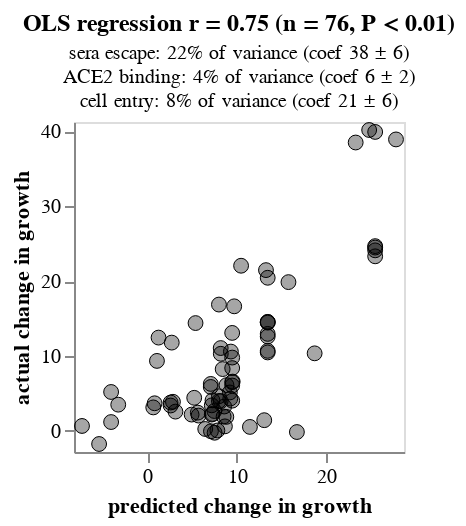

Source (notebook cell):
### Markdown cell above
## Multiple least squares regression of changes growth versus DMS phenotypes for clade pairs
Regress change in growth rate for each clade pair versus change in DMS phenotypes.
Do this for several different options of mutations to toggle, etc.

We also show a P-values for the correlation exceeding that with the randomized DMS data in the plot title.

### Code cell
def ols_unique_var_explained(var_endog, vars, df, full_r2):
    """Get unique variance explained by fitting model after removing each variable.

    https://blog.minitab.com/en/adventures-in-statistics-2/how-to-identify-the-most-important-predictor-variables-in-regression-models
    
    """
    unique_var = {}
    for vremove in vars:
        vremove_ols_model = statsmodels.api.OLS(
            endog=df[[var_endog]],
            exog=statsmodels.api.add_constant(df[[v for v in vars if v != vremove]].astype(float)),
        )
        vremove_res_ols = vremove_ols_model.fit()
        unique_var[vremove] = full_r2 - vremove_res_ols.rsquared
    return unique_var

ols_df = pango_pair_dms_growth_df.copy()
n = len(ols_df)

# https://www.einblick.ai/python-code-examples/ordinary-least-squares-regression-statsmodels/
ols_model = statsmodels.api.OLS(
    endog=ols_df[["change_in_growth_rate"]],
    exog=statsmodels.api.add_constant(ols_df[phenotypes].astype(float)),
)
res_ols = ols_model.fit()
ols_df = ols_df.assign(predicted_change_in_growth_rate=res_ols.predict())
r2 = res_ols.rsquared
r = math.sqrt(r2)
unique_var = ols_unique_var_explained("change_in_growth_rate", phenotypes, ols_df, r2)

# now do randomized fits
ols_df_rand = pango_pair_dms_growth_df_rand.copy()
rand_rs = []
for _, ols_df_rand_i in ols_df_rand.groupby("randomization"):
    ols_model_rand_i = statsmodels.api.OLS(
        endog=ols_df_rand_i[["change_in_growth_rate"]],
        exog=statsmodels.api.add_constant(ols_df_rand_i[phenotypes].astype(float)),
    )
    res_ols_rand_i = ols_model_rand_i.fit()
    rand_rs.append(math.sqrt(res_ols_rand_i.rsquared))
n_ge = sum(rand_r >= r for rand_r in rand_rs)
if n_ge:
    p_str = f"P = {n_ge / len(rand_rs)}"
else:
    p_str = f"P < {1 / len(rand_rs)}"
print(f"For randomized DMS data, {p_str}: {n_ge} of {len(rand_rs)} have r >= observed value of {r:.3f}")

subtitle = [
    # https://stackoverflow.com/a/53966201
    f"{p}: {unique_var[p] * 100:.0f}% of variance (coef {res_ols.params[p]:.0f} \u00B1 {res_ols.bse[p]:.0f})"
    for p in phenotypes
]

ols_chart = (
    alt.Chart(ols_df)
    .add_params(clade_selection)
    .encode(
        alt.X(
            "predicted_change_in_growth_rate",
            title="predicted change in growth",
            scale=alt.Scale(nice=False, padding=4),
        ),
        alt.Y(
            "change_in_growth_rate",
            title="actual change in growth",
            scale=alt.Scale(nice=False, padding=4),
        ),
        size=alt.condition(clade_selection, alt.value(90), alt.value(55)),
        strokeWidth=alt.condition(clade_selection, alt.value(2), alt.value(0.5)),
        stroke=alt.condition(clade_selection, alt.value("red"), alt.value("black")),
        tooltip=tooltips,
    )
    .mark_circle(strokeOpacity=1, fillOpacity=0.35, fill="black", stroke="black")
    .properties(
        width=165,
        height=165,
        title=alt.TitleParams(
            f"OLS regression r = {r:.2f} (n = {n}, {p_str})",
            subtitle=subtitle,
            fontSize=12,
            subtitleFontSize=10,
        ),
    )
    .configure_axis(grid=False)
)

display(ols_chart)

### Figure 1 — Vega-Lite specification as saved in the notebook (floating-point values rounded to 4 significant figures)
{"config": {"view": {"continuousWidth": 300, "continuousHeight": 300}, "axis": {"grid": false}}, "data": {"name": "data-a69e049f2079c6af9dd26092c922f922"}, "mark": {"type": "circle", "fill": "black", "fillOpacity": 0.35, "stroke": "black", "strokeOpacity": 1}, "encoding": {"size": {"condition": {"param": "param_1", "value": 90, "empty": false}, "value": 55}, "stroke": {"condition": {"param": "param_1", "value": "red", "empty": false}, "value": "black"}, "strokeWidth": {"condition": {"param": "param_1", "value": 2, "empty": false}, "value": 0.5}, "tooltip": [{"field": "clade", "type": "nominal"}, {"field": "parent", "type": "nominal"}, {"field": "date", "type": "nominal"}, {"field": "spike_new_muts", "type": "nominal"}, {"field": "nonspike_new_muts", "type": "nominal"}, {"field": "change_in_growth_rate", "format": ".0f", "type": "quantitative"}, {"field": "growth_rate", "format": ".0f", "type": "quantitative"}, {"field": "parent_growth_rate", "format": ".0f", "type": "quantitative"}, {"field": "n_sequences", "type": "quantitative"}, {"field": "parent_n_sequences", "type": "quantitative"}], "x": {"field": "predicted_change_in_growth_rate", "scale": {"nice": false, "padding": 4}, "title": "predicted change in growth", "type": "quantitative"}, "y": {"field": "change_in_growth_rate", "scale": {"nice": false, "padding": 4}, "title": "actual change in growth", "type": "quantitative"}}, "height": 165, "params": [{"name": "param_1", "select": {"type": "point", "fields": ["clade"], "on": "mouseover"}}], "title": {"text": "OLS regression r = 0.75 (n = 76, P < 0.01)", "fontSize": 12, "subtitle": ["sera escape: 22% of variance (coef 38 ± 6)", "ACE2 binding: 4% of variance (coef 6 ± 2)", "cell entry: 8% of variance (coef 21 ± 6)"], "subtitleFontSize": 10}, "width": 165, "$schema": "https://vega.github.io/schema/vega-lite/v5.8.0.json", "datasets": {"data-a69e049f2079c6af9dd26092c922f922": [{"clade": "XBB.1", "parent": "XBB", "date": "2022-10-03", "n_new_spike_muts": 1, "spike_new_muts": "G252V", "nonspike_new_muts": "", "growth_rate": 1.205, "n_sequences": 17510, "parent_growth_rate": -0.9367, "parent_n_sequences": 1650, "change_in_growth_rate": 2.141, "sera escape": -0.0716, "ACE2 binding": 0.02517, "cell entry": -0.03082, "predicted_change_in_growth_rate": 4.971}, {"clade": "XBB.2", "parent": "XBB", "date": "2022-10-15", "n_new_spike_muts": 1, "spike_new_muts": "D253G", "nonspike_new_muts": "", "growth_rate": 0.2068, "n_sequences": 1353, "parent_growth_rate": -0.9367, "parent_n_sequences": 1650, "change_in_growth_rate": 1.144, "sera escape": -0.2303, "ACE2 binding": -0.1234, "cell entry": -0.1294, "predicted_change_in_growth_rate": -4.05}, {"clade": "XBB.1.4", "parent": "XBB.1", "date": "2022-11-06", "n_new_spike_muts": 1, "spike_new_muts": "T883I", "nonspike_new_muts": "ORF8:G8*", "growth_rate": 5.168, "n_sequences": 519, "parent_growth_rate": 1.205, "parent_n_sequences": 17510, "change_in_growth_rate": 3.964, "sera escape": 0.07632, "ACE2 binding": -0.1625, "cell entry": -0.1008, "predicted_change_in_growth_rate": 8.03}, {"clade": "XBB.1.5", "parent": "XBB.1", "date": "2022-11-08", "n_new_spike_muts": 1, "spike_new_muts": "S486P", "nonspike_new_muts": "ORF8:G8*", "growth_rate": 25.31, "n_sequences": 156404, "parent_growth_rate": 1.205, "parent_n_sequences": 17510, "change_in_growth_rate": 24.1, "sera escape": 0.2269, "ACE2 binding": 0.5783, "cell entry": 0.247, "predicted_change_in_growth_rate": 25.54}, {"clade": "XBB.1.16", "parent": "XBB.1", "date": "2023-03-05", "n_new_spike_muts": 3, "spike_new_muts": "K478R; S486P; E180V", "nonspike_new_muts": "ORF1a:L3829F; ORF1b:D1746Y; ORF8:G8*; ORF9b:I5T; ORF9b:N55S", "growth_rate": 40.14, "n_sequences": 25010, "parent_growth_rate": 1.205, "parent_n_sequences": 17510, "change_in_growth_rate": 38.94, "sera escape": 0.2303, "ACE2 binding": 0.5619, "cell entry": 0.3594, "predicted_change_in_growth_rate": 27.87}, {"clade": "XBB.1.22", "parent": "XBB.1", "date": "2023-03-19", "n_new_spike_muts": 1, "spike_new_muts": "S486P", "nonspike_new_muts": "ORF8:G8*; ORF9b:I5T", "growth_rate": 41.14, "n_sequences": 417, "parent_growth_rate": 1.205, "parent_n_sequences": 17510, "change_in_growth_rate": 39.94, "sera escape": 0.2269, "ACE2 binding": 0.5783, "cell entry": 0.247, "predicted_change_in_growth_rate": 25.54}, {"clade": "XBB.1.42", "parent": "XBB.1", "date": "2023-05-31", "n_new_spike_muts": 2, "spike_new_muts": "S486P; Q613H", "nonspike_new_muts": "ORF1a:T4175I; ORF8:G8*; ORF9b:I5T", "growth_rate": 41.4, "n_sequences": 447, "parent_growth_rate": 1.205, "parent_n_sequences": 17510, "change_in_growth_rate": 40.2, "sera escape": 0.2078, "ACE2 binding": 0.1534, "cell entry": 0.3785, "predicted_change_in_growth_rate": 24.87}, {"clade": "XBB.1.4.1", "parent": "XBB.1.4", "date": "2022-11-25", "n_new_spike_muts": 1, "spike_new_muts": "S673G", "nonspike_new_muts": "", "growth_rate": 3.376, "n_sequences": 1455, "parent_growth_rate": 5.168, "parent_n_sequences": 519, "change_in_growth_rate": -1.792, "sera escape": 0.01171, "ACE2 binding": 0.3172, "cell entry": -0.7797, "predicted_change_in_growth_rate": -5.396}, {"clade": "XBB.1.5.1", "parent": "XBB.1.5", "date": "2023-01-28", "n_new_spike_muts": 1, "spike_new_muts": "T573I", "nonspike_new_muts": "", "growth_rate": 29.25, "n_sequences": 3285, "parent_growth_rate": 25.31, "parent_n_sequences": 156404, "change_in_growth_rate": 3.938, "sera escape": -0.02976, "ACE2 binding": -0.07144, "cell entry": 0.07914, "predicted_change_in_growth_rate": 8.229}, {"clade": "XBB.1.5.2", "parent": "XBB.1.5", "date": "2023-01-29", "n_new_spike_muts": 2, "spike_new_muts": "K147I; T284I", "nonspike_new_muts": "", "growth_rate": 27.32, "n_sequences": 975, "parent_growth_rate": 25.31, "parent_n_sequences": 156404, "change_in_growth_rate": 2.008, "sera escape": -0.02996, "ACE2 binding": -0.2448, "cell entry": 0.01103, "predicted_change_in_growth_rate": 5.745}, {"clade": "XBB.1.5.4", "parent": "XBB.1.5", "date": "2023-02-10", "n_new_spike_muts": 1, "spike_new_muts": "T883I", "nonspike_new_muts": "", "growth_rate": 29.9, "n_sequences": 2023, "parent_growth_rate": 25.31, "parent_n_sequences": 156404, "change_in_growth_rate": 4.592, "sera escape": 0.07632, "ACE2 binding": -0.1625, "cell entry": -0.1008, "predicted_change_in_growth_rate": 8.03}, {"clade": "XBB.1.5.5", "parent": "XBB.1.5", "date": "2023-02-10", "n_new_spike_muts": 1, "spike_new_muts": "K1181I", "nonspike_new_muts": "ORF1a:S2246L", "growth_rate": 29.69, "n_sequences": 1054, "parent_growth_rate": 25.31, "parent_n_sequences": 156404, "change_in_growth_rate": 4.385, "sera escape": -0.003512, "ACE2 binding": 0.04976, "cell entry": -0.1511, "predicted_change_in_growth_rate": 5.261}, {"clade": "XBB.1.5.10", "parent": "XBB.1.5", "date": "2023-02-10", "n_new_spike_muts": 1, "spike_new_muts": "F456L", "nonspike_new_muts": "ORF1b:A1643V", "growth_rate": 37.89, "n_sequences": 2176, "parent_growth_rate": 25.31, "parent_n_sequences": 156404, "change_in_growth_rate": 12.58, "sera escape": 0.2001, "ACE2 binding": -0.3013, "cell entry": -0.02328, "predicted_change_in_growth_rate": 13.5}, {"clade": "XBB.1.5.12", "parent": "XBB.1.5", "date": "2023-02-19", "n_new_spike_muts": 1, "spike_new_muts": "T323I", "nonspike_new_muts": "", "growth_rate": 28.78, "n_sequences": 2303, "parent_growth_rate": 25.31, "parent_n_sequences": 156404, "change_in_growth_rate": 3.467, "sera escape": -0.137, "ACE2 binding": -0.1482, "cell entry": -0.257, "predicted_change_in_growth_rate": -3.253}, {"clade": "XBB.1.5.25", "parent": "XBB.1.5", "date": "2023-03-18", "n_new_spike_muts": 1, "spike_new_muts": "K97T", "nonspike_new_muts": "", "growth_rate": 25.8, "n_sequences": 661, "parent_growth_rate": 25.31, "parent_n_sequences": 156404, "change_in_growth_rate": 0.4916, "sera escape": 0.1069, "ACE2 binding": -0.08113, "cell entry": -0.01326, "predicted_change_in_growth_rate": 11.5}, {"clade": "XBB.1.5.28", "parent": "XBB.1.5", "date": "2023-03-22", "n_new_spike_muts": 1, "spike_new_muts": "K478R", "nonspike_new_muts": "", "growth_rate": 35.07, "n_sequences": 761, "parent_growth_rate": 25.31, "parent_n_sequences": 156404, "change_in_growth_rate": 9.764, "sera escape": 0.02994, "ACE2 binding": -0.09573, "cell entry": 0.03784, "predicted_change_in_growth_rate": 9.515}, {"clade": "XBB.1.5.30", "parent": "XBB.1.5", "date": "2023-03-22", "n_new_spike_muts": 1, "spike_new_muts": "A348T", "nonspike_new_muts": "", "growth_rate": 30.41, "n_sequences": 808, "parent_growth_rate": 25.31, "parent_n_sequences": 156404, "change_in_growth_rate": 5.101, "sera escape": 0.008368, "ACE2 binding": -0.01643, "cell entry": 0.04135, "predicted_change_in_growth_rate": 9.255}, {"clade": "XBB.1.5.35", "parent": "XBB.1.5", "date": "2023-03-24", "n_new_spike_muts": 1, "spike_new_muts": "N978S", "nonspike_new_muts": "", "growth_rate": 28.96, "n_sequences": 1292, "parent_growth_rate": 25.31, "parent_n_sequences": 156404, "change_in_growth_rate": 3.653, "sera escape": -0.1159, "ACE2 binding": -0.1391, "cell entry": -0.1005, "predicted_change_in_growth_rate": 0.8239}, {"clade": "XBB.1.5.37", "parent": "XBB.1.5", "date": "2023-03-27", "n_new_spike_muts": 1, "spike_new_muts": "K1045R", "nonspike_new_muts": "", "growth_rate": 33.53, "n_sequences": 3551, "parent_growth_rate": 25.31, "parent_n_sequences": 156404, "change_in_growth_rate": 8.224, "sera escape": 0.05959, "ACE2 binding": -0.1069, "cell entry": -0.06603, "predicted_change_in_growth_rate": 8.449}, {"clade": "XBB.1.5.50", "parent": "XBB.1.5", "date": "2023-04-26", "n_new_spike_muts": 1, "spike_new_muts": "P621S", "nonspike_new_muts": "N:T49I; ORF1a:A2097V", "growth_rate": 29.06, "n_sequences": 591, "parent_growth_rate": 25.31, "parent_n_sequences": 156404, "change_in_growth_rate": 3.755, "sera escape": -0.1209, "ACE2 binding": -0.1898, "cell entry": 0.01162, "predicted_change_in_growth_rate": 2.619}, {"clade": "XBB.1.5.56", "parent": "XBB.1.5", "date": "2023-05-05", "n_new_spike_muts": 1, "spike_new_muts": "A852S", "nonspike_new_muts": "", "growth_rate": 27.85, "n_sequences": 537, "parent_growth_rate": 25.31, "parent_n_sequences": 156404, "change_in_growth_rate": 2.538, "sera escape": -0.1249, "ACE2 binding": 0.2201, "cell entry": -0.0788, "predicted_change_in_growth_rate": 3.158}, {"clade": "XBB.1.5.59", "parent": "XBB.1.5", "date": "2023-05-06", "n_new_spike_muts": 1, "spike_new_muts": "F456L", "nonspike_new_muts": "ORF1a:S2822P", "growth_rate": 39.84, "n_sequences": 719, "parent_growth_rate": 25.31, "parent_n_sequences": 156404, "change_in_growth_rate": 14.54, "sera escape": 0.2001, "ACE2 binding": -0.3013, "cell entry": -0.02328, "predicted_change_in_growth_rate": 13.5}, {"clade": "XBB.1.5.70", "parent": "XBB.1.5", "date": "2023-05-22", "n_new_spike_muts": 2, "spike_new_muts": "L455F; F456L", "nonspike_new_muts": "ORF1a:A4068S; ORF8:P38S", "growth_rate": 45.16, "n_sequences": 499, "parent_growth_rate": 25.31, "parent_n_sequences": 156404, "change_in_growth_rate": 19.85, "sera escape": 0.3517, "ACE2 binding": -1.261, "cell entry": 0.09792, "predicted_change_in_growth_rate": 15.82}, {"clade": "XBB.1.5.72", "parent": "XBB.1.5", "date": "2023-05-31", "n_new_spike_muts": 1, "spike_new_muts": "F456L", "nonspike_new_muts": "ORF1a:G445S", "growth_rate": 45.74, "n_sequences": 1477, "parent_growth_rate": 25.31, "parent_n_sequences": 156404, "change_in_growth_rate": 20.44, "sera escape": 0.2001, "ACE2 binding": -0.3013, "cell entry": -0.02328, "predicted_change_in_growth_rate": 13.5}, {"clade": "XBB.1.5.91", "parent": "XBB.1.5", "date": "2023-07-10", "n_new_spike_muts": 1, "spike_new_muts": "P621S", "nonspike_new_muts": "", "growth_rate": 28.66, "n_sequences": 657, "parent_growth_rate": 25.31, "parent_n_sequences": 156404, "change_in_growth_rate": 3.355, "sera escape": -0.1209, "ACE2 binding": -0.1898, "cell entry": 0.01162, "predicted_change_in_growth_rate": 2.619}, {"clade": "XBB.1.5.97", "parent": "XBB.1.5", "date": "2023-07-24", "n_new_spike_muts": 1, "spike_new_muts": "T941S", "nonspike_new_muts": "", "growth_rate": 31.39, "n_sequences": 409, "parent_growth_rate": 25.31, "parent_n_sequences": 156404, "change_in_growth_rate": 6.082, "sera escape": -0.01727, "ACE2 binding": -0.07001, "cell entry": 0.0871, "predicted_change_in_growth_rate": 8.879}, {"clade": "XBB.1.5.100", "parent": "XBB.1.5", "date": "2023-08-02", "n_new_spike_muts": 1, "spike_new_muts": "V1122M", "nonspike_new_muts": "", "growth_rate": 31.15, "n_sequences": 597, "parent_growth_rate": 25.31, "parent_n_sequences": 156404, "change_in_growth_rate": 5.838, "sera escape": 0.01212, "ACE2 binding": 0.03866, "cell entry": -0.08652, "predicted_change_in_growth_rate": 7.116}, {"clade": "EM.1", "parent": "XBB.1.5.7", "date": "2023-02-26", "n_new_spike_muts": 1, "spike_new_muts": "R214L", "nonspike_new_muts": "", "growth_rate": 24.58, "n_sequences": 598, "parent_growth_rate": 24.67, "parent_n_sequences": 6252, "change_in_growth_rate": -0.08633, "sera escape": 0.05816, "ACE2 binding": -0.08279, "cell entry": -0.1346, "predicted_change_in_growth_rate": 7.136}, {"clade": "EK.2", "parent": "XBB.1.5.13", "date": "2023-02-26", "n_new_spike_muts": 1, "spike_new_muts": "T259I", "nonspike_new_muts": "ORF1a:L3829F", "growth_rate": 25.84, "n_sequences": 403, "parent_growth_rate": 25.82, "parent_n_sequences": 6375, "change_in_growth_rate": 0.02014, "sera escape": -0.01375, "ACE2 binding": -0.1702, "cell entry": 0.06108, "predicted_change_in_growth_rate": 7.857}, {"clade": "EL.1", "parent": "XBB.1.5.14", "date": "2023-02-21", "n_new_spike_muts": 1, "spike_new_muts": "Q675H", "nonspike_new_muts": "", "growth_rate": 27.61, "n_sequences": 1201, "parent_growth_rate": 24.5, "parent_n_sequences": 911, "change_in_growth_rate": 3.102, "sera escape": -0.001338, "ACE2 binding": -0.1003, "cell entry": -0.3333, "predicted_change_in_growth_rate": 0.6716}, {"clade": "FD.2", "parent": "XBB.1.5.15", "date": "2023-03-27", "n_new_spike_muts": 1, "spike_new_muts": "Q146K", "nonspike_new_muts": "ORF1a:G519S", "growth_rate": 26.36, "n_sequences": 2569, "parent_growth_rate": 26.15, "parent_n_sequences": 4535, "change_in_growth_rate": 0.218, "sera escape": -0.06804, "ACE2 binding": -0.02033, "cell entry": 0.05065, "predicted_change_in_growth_rate": 6.497}, {"clade": "GF.1", "parent": "XBB.1.5.24", "date": "2023-05-23", "n_new_spike_muts": 1, "spike_new_muts": "E748V", "nonspike_new_muts": "", "growth_rate": 38.84, "n_sequences": 1193, "parent_growth_rate": 28.27, "parent_n_sequences": 3234, "change_in_growth_rate": 10.57, "sera escape": 0.07404, "ACE2 binding": -0.4767, "cell entry": 0.06399, "predicted_change_in_growth_rate": 9.372}, {"clade": "GB.1", "parent": "XBB.1.5.46", "date": "2023-05-06", "n_new_spike_muts": 1, "spike_new_muts": "L518V", "nonspike_new_muts": "ORF8:V62L; ORF9b:I5T", "growth_rate": 37.04, "n_sequences": 731, "parent_growth_rate": 26.77, "parent_n_sequences": 1594, "change_in_growth_rate": 10.27, "sera escape": 0.02201, "ACE2 binding": -0.3646, "cell entry": 0.07188, "predicted_change_in_growth_rate": 8.239}, {"clade": "HT.2", "parent": "XBB.1.5.49", "date": "2023-07-26", "n_new_spike_muts": 1, "spike_new_muts": "T51I", "nonspike_new_muts": "", "growth_rate": 33.02, "n_sequences": 528, "parent_growth_rate": 30.79, "parent_n_sequences": 3154, "change_in_growth_rate": 2.231, "sera escape": -0.01601, "ACE2 binding": -0.07416, "cell entry": 0.00951, "predicted_change_in_growth_rate": 7.309}, {"clade": "GK.1", "parent": "XBB.1.5.70", "date": "2023-06-06", "n_new_spike_muts": 1, "spike_new_muts": "S704L", "nonspike_new_muts": "ORF3a:T89I", "growth_rate": 49.44, "n_sequences": 652, "parent_growth_rate": 45.16, "parent_n_sequences": 499, "change_in_growth_rate": 4.28, "sera escape": -0.05457, "ACE2 binding": 0.2691, "cell entry": 0.07445, "predicted_change_in_growth_rate": 9.3}, {"clade": "GK.1.1", "parent": "GK.1", "date": "2023-07-13", "n_new_spike_muts": 1, "spike_new_muts": "T573I", "nonspike_new_muts": "", "growth_rate": 60.48, "n_sequences": 1205, "parent_growth_rate": 49.44, "parent_n_sequences": 652, "change_in_growth_rate": 11.04, "sera escape": -0.02976, "ACE2 binding": -0.07144, "cell entry": 0.07914, "predicted_change_in_growth_rate": 8.229}, {"clade": "GN.1", "parent": "XBB.1.5.73", "date": "2023-06-10", "n_new_spike_muts": 1, "spike_new_muts": "F456L", "nonspike_new_muts": "ORF1a:T3356I; ORF3a:G18V", "growth_rate": 47.77, "n_sequences": 513, "parent_growth_rate": 33.26, "parent_n_sequences": 1111, "change_in_growth_rate": 14.52, "sera escape": 0.2001, "ACE2 binding": -0.3013, "cell entry": -0.02328, "predicted_change_in_growth_rate": 13.5}, {"clade": "XBB.1.9.1", "parent": "XBB.1.9", "date": "2023-01-09", "n_new_spike_muts": 1, "spike_new_muts": "S486P", "nonspike_new_muts": "", "growth_rate": 33.18, "n_sequences": 14817, "parent_growth_rate": 8.708, "parent_n_sequences": 986, "change_in_growth_rate": 24.47, "sera escape": 0.2269, "ACE2 binding": 0.5783, "cell entry": 0.247, "predicted_change_in_growth_rate": 25.54}, {"clade": "XBB.1.9.2", "parent": "XBB.1.9", "date": "2023-02-03", "n_new_spike_muts": 1, "spike_new_muts": "S486P", "nonspike_new_muts": "", "growth_rate": 33.38, "n_sequences": 6967, "parent_growth_rate": 8.708, "parent_n_sequences": 986, "change_in_growth_rate": 24.67, "sera escape": 0.2269, "ACE2 binding": 0.5783, "cell entry": 0.247, "predicted_change_in_growth_rate": 25.54}, {"clade": "FL.1", "parent": "XBB.1.9.1", "date": "2023-04-04", "n_new_spike_muts": 1, "spike_new_muts": "A701V", "nonspike_new_muts": "ORF1a:G993S", "growth_rate": 35.02, "n_sequences": 639, "parent_growth_rate": 33.18, "parent_n_sequences": 14817, "change_in_growth_rate": 1.834, "sera escape": 0.004834, "ACE2 binding": -0.0089, "cell entry": 0.02643, "predicted_change_in_growth_rate": 8.86}, {"clade": "FL.7", "parent": "XBB.1.9.1", "date": "2023-05-06", "n_new_spike_muts": 1, "spike_new_muts": "T51I", "nonspike_new_muts": "", "growth_rate": 37.23, "n_sequences": 432, "parent_growth_rate": 33.18, "parent_n_sequences": 14817, "change_in_growth_rate": 4.047, "sera escape": -0.01601, "ACE2 binding": -0.07416, "cell entry": 0.00951, "predicted_change_in_growth_rate": 7.309}, {"clade": "FL.14", "parent": "XBB.1.9.1", "date": "2023-05-23", "n_new_spike_muts": 1, "spike_new_muts": "V1122M", "nonspike_new_muts": "", "growth_rate": 39.42, "n_sequences": 718, "parent_growth_rate": 33.18, "parent_n_sequences": 14817, "change_in_growth_rate": 6.241, "sera escape": 0.01212, "ACE2 binding": 0.03866, "cell entry": -0.08652, "predicted_change_in_growth_rate": 7.116}, {"clade": "FL.15", "parent": "XBB.1.9.1", "date": "2023-05-29", "n_new_spike_muts": 1, "spike_new_muts": "F456L", "nonspike_new_muts": "ORF1a:E637K", "growth_rate": 46.11, "n_sequences": 1359, "parent_growth_rate": 33.18, "parent_n_sequences": 14817, "change_in_growth_rate": 12.93, "sera escape": 0.2001, "ACE2 binding": -0.3013, "cell entry": -0.02328, "predicted_change_in_growth_rate": 13.5}, {"clade": "FL.16", "parent": "XBB.1.9.1", "date": "2023-05-30", "n_new_spike_muts": 1, "spike_new_muts": "D215V", "nonspike_new_muts": "", "growth_rate": 42.5, "n_sequences": 524, "parent_growth_rate": 33.18, "parent_n_sequences": 14817, "change_in_growth_rate": 9.32, "sera escape": -0.08437, "ACE2 binding": 0.03181, "cell entry": -0.1983, "predicted_change_in_growth_rate": 1.086}, {"clade": "FL.20", "parent": "XBB.1.9.1", "date": "2023-06-29", "n_new_spike_muts": 2, "spike_new_muts": "Q52H; F456L", "nonspike_new_muts": "ORF1a:I2010V; ORF3a:L108F", "growth_rate": 54.64, "n_sequences": 544, "parent_growth_rate": 33.18, "parent_n_sequences": 14817, "change_in_growth_rate": 21.46, "sera escape": 0.1279, "ACE2 binding": -0.1316, "cell entry": 0.05056, "predicted_change_in_growth_rate": 13.3}, {"clade": "FL.24", "parent": "XBB.1.9.1", "date": "2023-07-09", "n_new_spike_muts": 2, "spike_new_muts": "Q613H; A688V", "nonspike_new_muts": "ORF1b:I539V; ORF3a:N82S", "growth_rate": 47.56, "n_sequences": 420, "parent_growth_rate": 33.18, "parent_n_sequences": 14817, "change_in_growth_rate": 14.38, "sera escape": -0.02087, "ACE2 binding": -0.4753, "cell entry": 0.04751, "predicted_change_in_growth_rate": 5.409}, {"clade": "FL.1.5", "parent": "FL.1", "date": "2023-06-06", "n_new_spike_muts": 1, "spike_new_muts": "F456L", "nonspike_new_muts": "ORF1b:K2557R", "growth_rate": 45.47, "n_sequences": 498, "parent_growth_rate": 35.02, "parent_n_sequences": 639, "change_in_growth_rate": 10.45, "sera escape": 0.2001, "ACE2 binding": -0.3013, "cell entry": -0.02328, "predicted_change_in_growth_rate": 13.5}, {"clade": "FL.1.5.1", "parent": "FL.1.5", "date": "2023-06-06", "n_new_spike_muts": 1, "spike_new_muts": "K478R", "nonspike_new_muts": "ORF1b:S2198I", "growth_rate": 58.53, "n_sequences": 4724, "parent_growth_rate": 45.47, "parent_n_sequences": 498, "change_in_growth_rate": 13.06, "sera escape": 0.02994, "ACE2 binding": -0.09573, "cell entry": 0.03784, "predicted_change_in_growth_rate": 9.515}, {"clade": "FL.10.1", "parent": "FL.10", "date": "2023-06-10", "n_new_spike_muts": 1, "spike_new_muts": "E554K", "nonspike_new_muts": "", "growth_rate": 48.46, "n_sequences": 1313, "parent_growth_rate": 31.84, "parent_n_sequences": 1335, "change_in_growth_rate": 16.62, "sera escape": 0.08039, "ACE2 binding": -0.1947, "cell entry": -0.0152, "predicted_change_in_growth_rate": 9.742}, {"clade": "EG.1", "parent": "XBB.1.9.2", "date": "2023-02-19", "n_new_spike_muts": 1, "spike_new_muts": "Q613H", "nonspike_new_muts": "N:L219F", "growth_rate": 35.99, "n_sequences": 7614, "parent_growth_rate": 33.38, "parent_n_sequences": 6967, "change_in_growth_rate": 2.618, "sera escape": -0.01907, "ACE2 binding": -0.4249, "cell entry": 0.1315, "predicted_change_in_growth_rate": 7.515}, {"clade": "EG.2", "parent": "XBB.1.9.2", "date": "2023-04-04", "n_new_spike_muts": 1, "spike_new_muts": "K478R", "nonspike_new_muts": "", "growth_rate": 41.74, "n_sequences": 2159, "parent_growth_rate": 33.38, "parent_n_sequences": 6967, "change_in_growth_rate": 8.362, "sera escape": 0.02994, "ACE2 binding": -0.09573, "cell entry": 0.03784, "predicted_change_in_growth_rate": 9.515}, {"clade": "HK.3", "parent": "EG.5.1.1", "date": "2023-07-23", "n_new_spike_muts": 1, "spike_new_muts": "L455F", "nonspike_new_muts": "", "growth_rate": 77.37, "n_sequences": 2149, "parent_growth_rate": 55.32, "parent_n_sequences": 15781, "change_in_growth_rate": 22.05, "sera escape": 0.1516, "ACE2 binding": -0.9594, "cell entry": 0.1212, "predicted_change_in_growth_rate": 10.51}, {"clade": "HK.6", "parent": "EG.5.1.1", "date": "2023-08-24", "n_new_spike_muts": 1, "spike_new_muts": "D253G", "nonspike_new_muts": "ORF1a:A1923T", "growth_rate": 60.49, "n_sequences": 646, "parent_growth_rate": 55.32, "parent_n_sequences": 15781, "change_in_growth_rate": 5.164, "sera escape": -0.2303, "ACE2 binding": -0.1234, "cell entry": -0.1294, "predicted_change_in_growth_rate": -4.05}, {"clade": "EG.5.1.6", "parent": "EG.5.1", "date": "2023-07-23", "n_new_spike_muts": 1, "spike_new_muts": "F157L", "nonspike_new_muts": "ORF1a:S1857L", "growth_rate": 59.1, "n_sequences": 1193, "parent_growth_rate": 52.55, "parent_n_sequences": 9915, "change_in_growth_rate": 6.553, "sera escape": 0.04657, "ACE2 binding": 0.2894, "cell entry": -0.107, "predicted_change_in_growth_rate": 9.573}, {"clade": "HV.1", "parent": "EG.5.1.6", "date": "2023-08-02", "n_new_spike_muts": 1, "spike_new_muts": "L452R", "nonspike_new_muts": "", "growth_rate": 69.43, "n_sequences": 1645, "parent_growth_rate": 59.1, "parent_n_sequences": 1193, "change_in_growth_rate": 10.33, "sera escape": 0.1816, "ACE2 binding": 0.1571, "cell entry": 0.1286, "predicted_change_in_growth_rate": 18.75}, {"clade": "XBB.1.16.1", "parent": "XBB.1.16", "date": "2023-03-22", "n_new_spike_muts": 1, "spike_new_muts": "T547I", "nonspike_new_muts": "", "growth_rate": 39.85, "n_sequences": 8686, "parent_growth_rate": 40.14, "parent_n_sequences": 25010, "change_in_growth_rate": -0.2868, "sera escape": 0.03809, "ACE2 binding": -0.2494, "cell entry": -0.02672, "predicted_change_in_growth_rate": 7.547}, {"clade": "XBB.1.16.6", "parent": "XBB.1.16", "date": "2023-05-07", "n_new_spike_muts": 1, "spike_new_muts": "F456L", "nonspike_new_muts": "", "growth_rate": 54.57, "n_sequences": 4935, "parent_growth_rate": 40.14, "parent_n_sequences": 25010, "change_in_growth_rate": 14.43, "sera escape": 0.2001, "ACE2 binding": -0.3013, "cell entry": -0.02328, "predicted_change_in_growth_rate": 13.5}, {"clade": "XBB.1.16.7", "parent": "XBB.1.16", "date": "2023-05-25", "n_new_spike_muts": 1, "spike_new_muts": "T732I", "nonspike_new_muts": "ORF1a:Y1090H", "growth_rate": 42.28, "n_sequences": 502, "parent_growth_rate": 40.14, "parent_n_sequences": 25010, "change_in_growth_rate": 2.143, "sera escape": -0.1187, "ACE2 binding": 0.3729, "cell entry": 0.06165, "predicted_change_in_growth_rate": 7.228}, {"clade": "XBB.1.16.8", "parent": "XBB.1.16", "date": "2023-05-26", "n_new_spike_muts": 1, "spike_new_muts": "T732I", "nonspike_new_muts": "", "growth_rate": 43.52, "n_sequences": 600, "parent_growth_rate": 40.14, "parent_n_sequences": 25010, "change_in_growth_rate": 3.379, "sera escape": -0.1187, "ACE2 binding": 0.3729, "cell entry": 0.06165, "predicted_change_in_growth_rate": 7.228}, {"clade": "XBB.1.16.9", "parent": "XBB.1.16", "date": "2023-05-30", "n_new_spike_muts": 1, "spike_new_muts": "F456L", "nonspike_new_muts": "ORF1a:S2500F", "growth_rate": 50.8, "n_sequences": 652, "parent_growth_rate": 40.14, "parent_n_sequences": 25010, "change_in_growth_rate": 10.66, "sera escape": 0.2001, "ACE2 binding": -0.3013, "cell entry": -0.02328, "predicted_change_in_growth_rate": 13.5}, {"clade": "XBB.1.16.11", "parent": "XBB.1.16", "date": "2023-06-14", "n_new_spike_muts": 1, "spike_new_muts": "P521T", "nonspike_new_muts": "", "growth_rate": 52.58, "n_sequences": 2717, "parent_growth_rate": 40.14, "parent_n_sequences": 25010, "change_in_growth_rate": 12.44, "sera escape": -0.1098, "ACE2 binding": -0.04532, "cell entry": -0.1188, "predicted_change_in_growth_rate": 1.265}, {"clade": "XBB.1.16.15", "parent": "XBB.1.16", "date": "2023-07-13", "n_new_spike_muts": 2, "spike_new_muts": "K147N; P521S", "nonspike_new_muts": "", "growth_rate": 56.99, "n_sequences": 1255, "parent_growth_rate": 40.14, "parent_n_sequences": 25010, "change_in_growth_rate": 16.85, "sera escape": 0.08649, "ACE2 binding": -0.3337, "cell entry": -0.06778, "predicted_change_in_growth_rate": 8.032}, {"clade": "FU.2.1", "parent": "FU.2", "date": "2023-06-20", "n_new_spike_muts": 1, "spike_new_muts": "E619Q", "nonspike_new_muts": "ORF1a:T2106N", "growth_rate": 48.02, "n_sequences": 870, "parent_growth_rate": 44.17, "parent_n_sequences": 1237, "change_in_growth_rate": 3.853, "sera escape": -0.06871, "ACE2 binding": -0.1867, "cell entry": -0.07397, "predicted_change_in_growth_rate": 2.879}, {"clade": "HF.1", "parent": "XBB.1.16.13", "date": "2023-07-14", "n_new_spike_muts": 1, "spike_new_muts": "K304N", "nonspike_new_muts": "", "growth_rate": 51.64, "n_sequences": 2161, "parent_growth_rate": 39.88, "parent_n_sequences": 415, "change_in_growth_rate": 11.76, "sera escape": -0.03204, "ACE2 binding": -0.3787, "cell entry": -0.09076, "predicted_change_in_growth_rate": 2.744}, {"clade": "XBB.1.22.1", "parent": "XBB.1.22", "date": "2023-03-19", "n_new_spike_muts": 1, "spike_new_muts": "Y200C", "nonspike_new_muts": "", "growth_rate": 40.95, "n_sequences": 881, "parent_growth_rate": 41.14, "parent_n_sequences": 417, "change_in_growth_rate": -0.1922, "sera escape": 0.3727, "ACE2 binding": -0.6727, "cell entry": -0.07328, "predicted_change_in_growth_rate": 16.77}, {"clade": "FY.2", "parent": "XBB.1.22.1", "date": "2023-05-04", "n_new_spike_muts": 1, "spike_new_muts": "I197T", "nonspike_new_muts": "ORF1b:S997P", "growth_rate": 43.35, "n_sequences": 714, "parent_growth_rate": 40.95, "parent_n_sequences": 881, "change_in_growth_rate": 2.4, "sera escape": -0.0908, "ACE2 binding": 0.1005, "cell entry": 0.01591, "predicted_change_in_growth_rate": 5.664}, {"clade": "FY.5", "parent": "XBB.1.22.1", "date": "2023-06-12", "n_new_spike_muts": 1, "spike_new_muts": "K478R", "nonspike_new_muts": "", "growth_rate": 47.42, "n_sequences": 708, "parent_growth_rate": 40.95, "parent_n_sequences": 881, "change_in_growth_rate": 6.475, "sera escape": 0.02994, "ACE2 binding": -0.09573, "cell entry": 0.03784, "predicted_change_in_growth_rate": 9.515}, {"clade": "FY.2.1", "parent": "FY.2", "date": "2023-07-23", "n_new_spike_muts": 1, "spike_new_muts": "A684V", "nonspike_new_muts": "ORF1a:T1874I", "growth_rate": 43.97, "n_sequences": 452, "parent_growth_rate": 43.35, "parent_n_sequences": 714, "change_in_growth_rate": 0.6197, "sera escape": -0.283, "ACE2 binding": 0.06389, "cell entry": -0.2468, "predicted_change_in_growth_rate": -7.313}, {"clade": "FY.3.1", "parent": "FY.3", "date": "2023-05-24", "n_new_spike_muts": 1, "spike_new_muts": "I210T", "nonspike_new_muts": "ORF1a:D1282Y; ORF1a:T1760I", "growth_rate": 47.9, "n_sequences": 1725, "parent_growth_rate": 47.33, "parent_n_sequences": 615, "change_in_growth_rate": 0.5668, "sera escape": -0.01894, "ACE2 binding": -0.01793, "cell entry": 0.06572, "predicted_change_in_growth_rate": 8.7}, {"clade": "XBB.2.3", "parent": "XBB.2", "date": "2023-01-31", "n_new_spike_muts": 2, "spike_new_muts": "S486P; P521S", "nonspike_new_muts": "ORF1b:P959S; ORF1a:G2091S; ORF7a:A13V", "growth_rate": 38.73, "n_sequences": 5190, "parent_growth_rate": 0.2068, "parent_n_sequences": 1353, "change_in_growth_rate": 38.52, "sera escape": 0.2768, "ACE2 binding": 0.2528, "cell entry": 0.1461, "predicted_change_in_growth_rate": 23.35}, {"clade": "XBB.2.4", "parent": "XBB.2", "date": "2023-02-03", "n_new_spike_muts": 1, "spike_new_muts": "S486P", "nonspike_new_muts": "", "growth_rate": 23.51, "n_sequences": 543, "parent_growth_rate": 0.2068, "parent_n_sequences": 1353, "change_in_growth_rate": 23.3, "sera escape": 0.2269, "ACE2 binding": 0.5783, "cell entry": 0.247, "predicted_change_in_growth_rate": 25.54}, {"clade": "XBB.2.3.2", "parent": "XBB.2.3", "date": "2023-03-24", "n_new_spike_muts": 1, "spike_new_muts": "G184V", "nonspike_new_muts": "ORF1a:R2159W", "growth_rate": 40.62, "n_sequences": 1983, "parent_growth_rate": 38.73, "parent_n_sequences": 5190, "change_in_growth_rate": 1.886, "sera escape": -0.04363, "ACE2 binding": 0.1508, "cell entry": 0.05378, "predicted_change_in_growth_rate": 8.559}, {"clade": "XBB.2.3.3", "parent": "XBB.2.3", "date": "2023-04-04", "n_new_spike_muts": 1, "spike_new_muts": "K182N", "nonspike_new_muts": "", "growth_rate": 41.95, "n_sequences": 1054, "parent_growth_rate": 38.73, "parent_n_sequences": 5190, "change_in_growth_rate": 3.219, "sera escape": -0.0323, "ACE2 binding": -0.02203, "cell entry": 0.08785, "predicted_change_in_growth_rate": 8.618}, {"clade": "XBB.2.3.5", "parent": "XBB.2.3", "date": "2023-04-12", "n_new_spike_muts": 1, "spike_new_muts": "K478N", "nonspike_new_muts": "", "growth_rate": 40.12, "n_sequences": 479, "parent_growth_rate": 38.73, "parent_n_sequences": 5190, "change_in_growth_rate": 1.391, "sera escape": 0.1104, "ACE2 binding": -0.1795, "cell entry": 0.08826, "predicted_change_in_growth_rate": 13.11}, {"clade": "XBB.2.3.8", "parent": "XBB.2.3", "date": "2023-05-01", "n_new_spike_muts": 1, "spike_new_muts": "K478R", "nonspike_new_muts": "ORF1a:A583V; ORF1a:L3829F", "growth_rate": 42.73, "n_sequences": 1877, "parent_growth_rate": 38.73, "parent_n_sequences": 5190, "change_in_growth_rate": 4.002, "sera escape": 0.02994, "ACE2 binding": -0.09573, "cell entry": 0.03784, "predicted_change_in_growth_rate": 9.515}, {"clade": "XBB.2.3.11", "parent": "XBB.2.3", "date": "2023-05-07", "n_new_spike_muts": 1, "spike_new_muts": "K478R", "nonspike_new_muts": "", "growth_rate": 44.76, "n_sequences": 833, "parent_growth_rate": 38.73, "parent_n_sequences": 5190, "change_in_growth_rate": 6.028, "sera escape": 0.02994, "ACE2 binding": -0.09573, "cell entry": 0.03784, "predicted_change_in_growth_rate": 9.515}]}}
